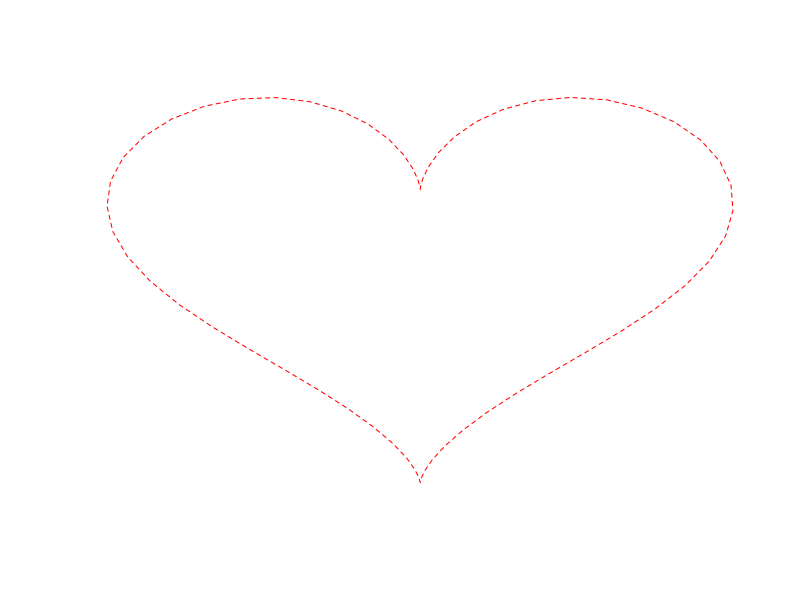
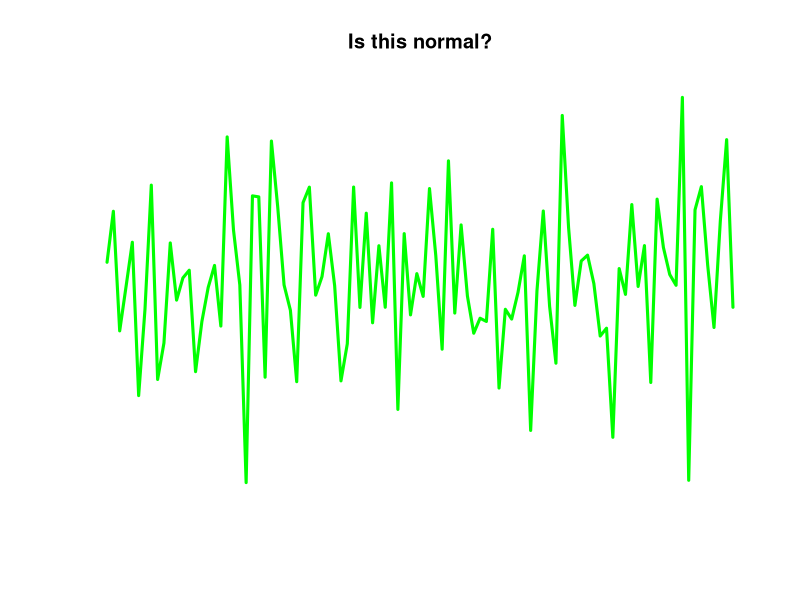

Source code (R) for these figures, in order:
## ---- chunk 1
knitr::opts_chunk$set(echo = FALSE)
## ---- chunk 2
data <- data.frame(t=seq(0, 2*pi, by=0.1) )
xfun <- function(t) 16*sin(t)^3
yfun <- function(t) 13*cos(t)-5*cos(2*t)-2*cos(3*t)-cos(4*t)
data$y <- yfun(data$t)
data$x <- xfun(data$t)

plot(data$x,data$y, type="l", col="red", lty=2, axes=F, ylab="", xlab="")
#this is bad work
1+1
#more accurate
## ---- chunk 3
plot(rnorm(100, mean=0, sd=1), type='l', col="green", lwd=3, main="Is this normal?",
     axes=F, ylab="", xlab="")
